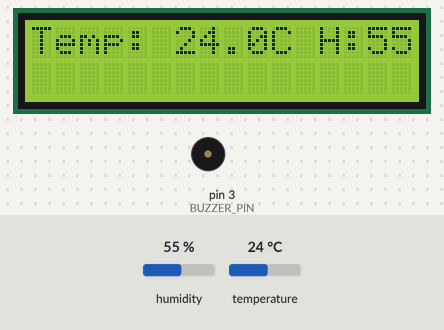
Simulated run of this program. Board: Arduino Uno, built with avr-gcc and run on an emulated ATmega328P. Shown: 16×2 character LCD, buzzer (waves = sounding, pin HIGH). The test bench sets the inputs (shaded band); at power-on: humidity 55 %, temperature 24 °C. What the program prints to the serial monitor is not drawn.

Above: at 3.9 s.
4.0 s: humidity set to 31 %
At 6.4 s:
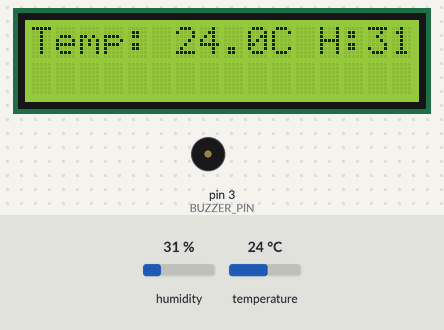
7.0 s: humidity set to 28 %
At 8.0 s:
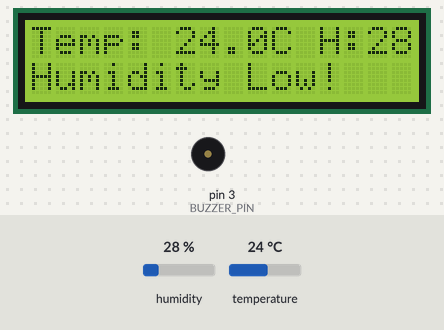
13.4 s: temperature set to 16 °C
At 14.25 s:
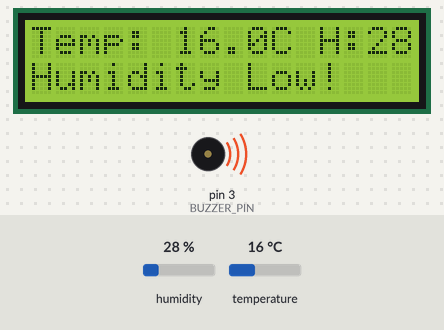
16.4 s: temperature set to 13 °C
At 19.7 s:
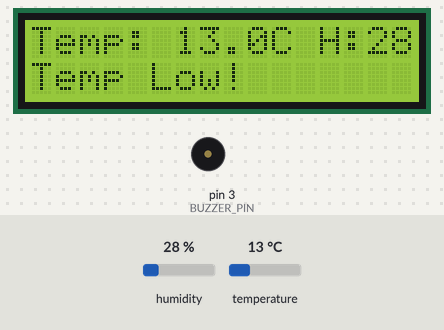
22.5 s: temperature set to 33 °C
At 24.1 s:
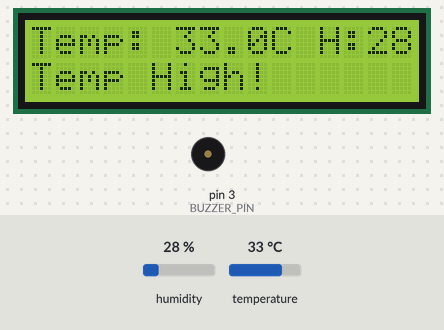
Timing chart, 0 to 29.9 s (numbered marks = the images above; inputs shaded):
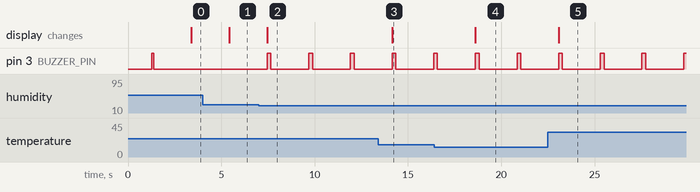

Measured:
- the behaviour switches between 30 and 29 % on humidity (found by bisection; images 1 and 2)
- the behaviour switches between 15 and 14 °C on temperature (found by bisection; images 3 and 4)
- after the input at 4.0 s, the display: changes after 1.4 s (image 1)
- after the input at 7.0 s, pin 3 (BUZZER_PIN): alternates HIGH for 0.20 s and LOW for 2.0 s, starting after 0.46 s; the display: changes after 0.46 s (image 2)
- after the input at 13.4 s, the display: changes after 0.75 s (image 3)
- after the input at 16.4 s, the display: changes after 2.2 s (image 4)
- after the input at 22.5 s, the display: changes after 0.58 s (image 5)

The program:

main.cpp
```cpp
#include <Arduino.h>
#include <LiquidCrystal.h>
#include <DHT.h>

#define DHTPIN 2
#define DHTTYPE DHT11
#define BUZZER_PIN 3
#define MQ135_PIN  A0

LiquidCrystal lcd(7,8,9,10,11,12);
DHT dht(DHTPIN, DHTTYPE);
bool mqEnabled = false;

void beep(int ms){
  digitalWrite(BUZZER_PIN, HIGH);
  delay(ms);
  digitalWrite(BUZZER_PIN, LOW);
}

void setup(){
  pinMode(BUZZER_PIN, OUTPUT);
  digitalWrite(BUZZER_PIN, LOW);
  Serial.begin(9600);
  dht.begin();
  lcd.begin(16, 2);
  lcd.clear();
  lcd.setCursor(0,0);
  lcd.print("Air Quality Monitor");
  lcd.setCursor(0,1);
  lcd.print("Starting up...");
  delay(1200);
  beep(100);
}

void loop(){
  delay(2000);
  float humid = dht.readHumidity();
  float temp = dht.readTemperature();
  if(isnan(humid)||isnan(temp)){
    lcd.clear();
    lcd.setCursor(0,0);
    lcd.print("DHT Sensor Error");
    lcd.setCursor(0,1);
    Serial.print("Check the wires!");
    Serial.println("Failed to read from DHT sensor!");
    return;
  }

  int airRaw = -1;
  int airPct = -1;

  if(mqEnabled){
    airRaw = analogRead(MQ135_PIN);
    airPct = map(airRaw, 0, 1023, 0, 100);
    airPct = constrain(airPct, 0, 100);
  }

  Serial.print("Temp: ");
  Serial.print(temp);
  Serial.print(" | Humidity: ");
  Serial.print(humid);
  Serial.print(" % ");

  if(mqEnabled){
    Serial.print("| Air Quality: ");
    Serial.print(airPct);
    Serial.print(" % (Raw: ");
    Serial.print(airRaw);
    Serial.print(")");
  }
  Serial.println();

  lcd.clear();
lcd.setCursor(0,0);
lcd.print("Temp: ");
lcd.print(temp, 1);
lcd.print("C H:");
lcd.print((int)humid);
  lcd.print("%");
  lcd.setCursor(0,1);

  if(mqEnabled){
    lcd.print("Air: ");
    lcd.print(airPct);
    lcd.print("% ");
    if(airPct>70){
      lcd.print("POOR");
      beep(200);
    }
    else if(airPct>40){
      lcd.print("FAIR");
    }
    else{
      lcd.print("GOOD");
    }
  }else{
    if(temp>30){
      lcd.print("Temp High!");
      beep(200);
    }
    else if(temp<15){
      lcd.print("Temp Low!");
      beep(200);
    }else if (humid>70){
      lcd.print("Humidity High!");
      beep(200);
    }
    else if(humid<30){
      lcd.print("Humidity Low!");
      beep(200);
    }
  }
}
```
